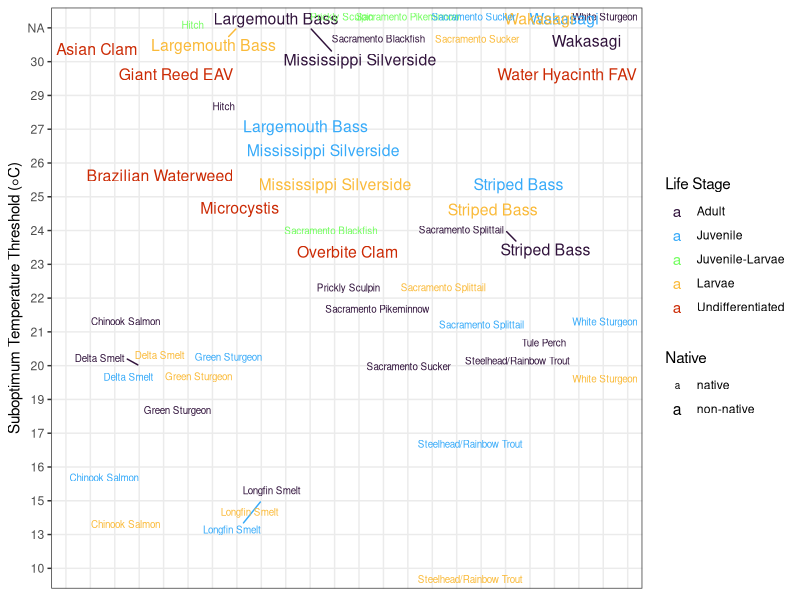
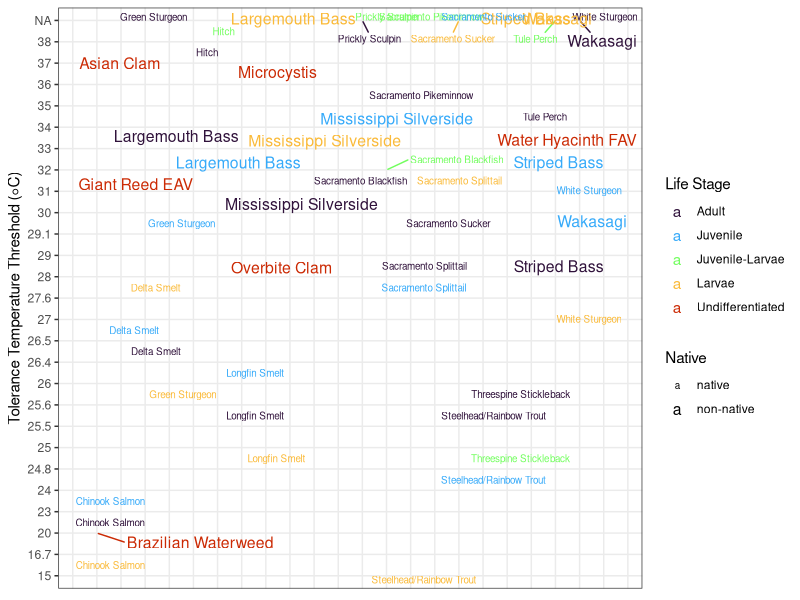
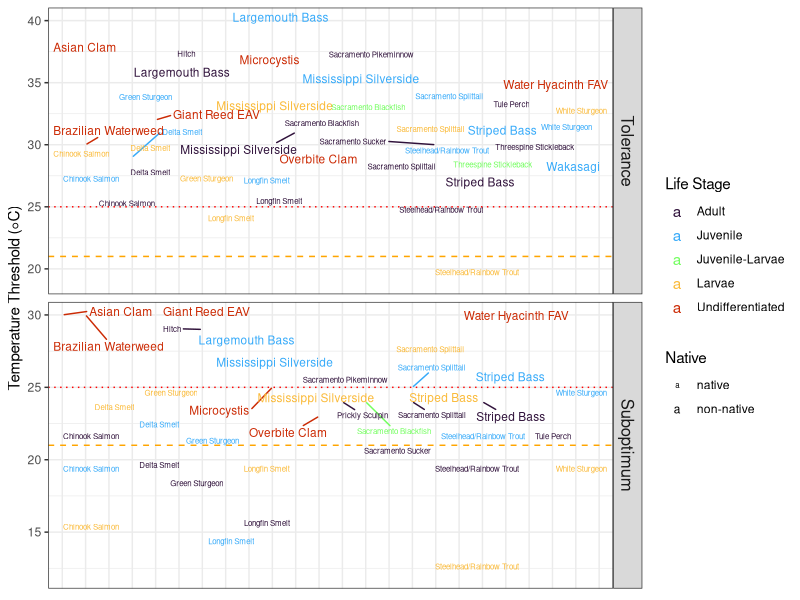
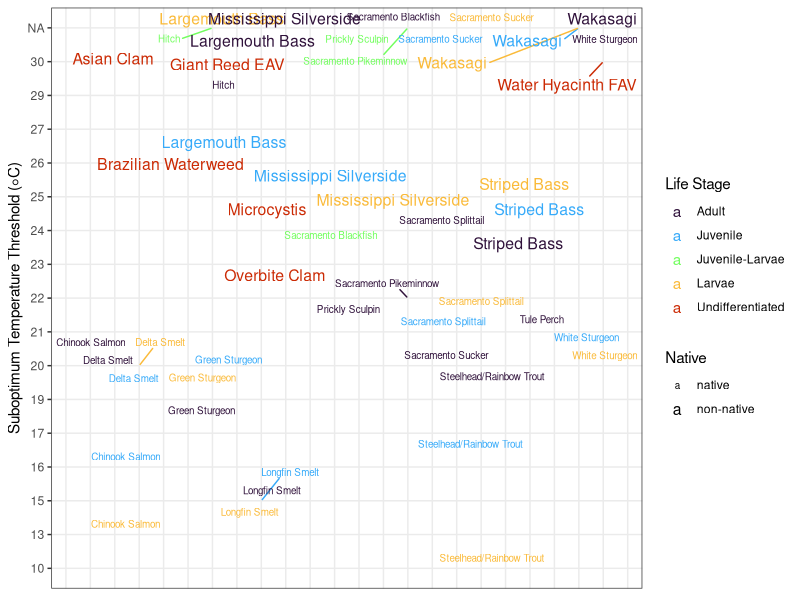
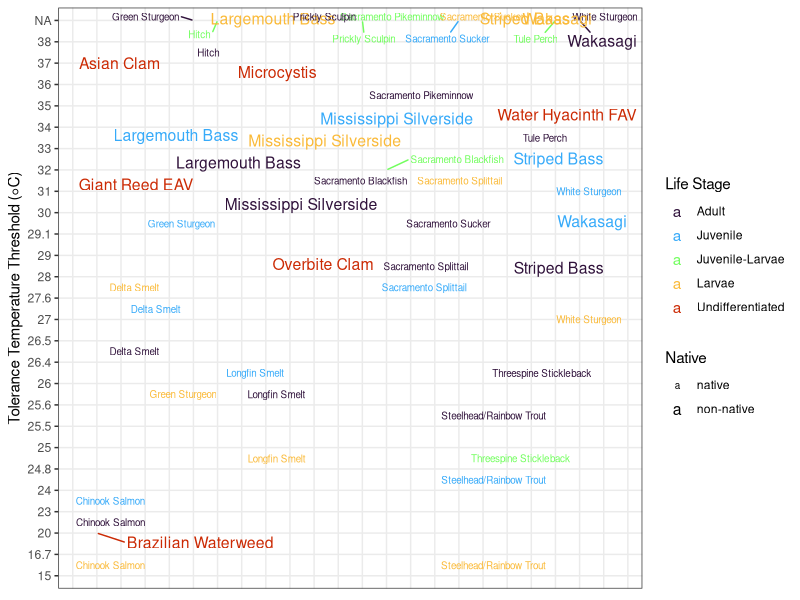
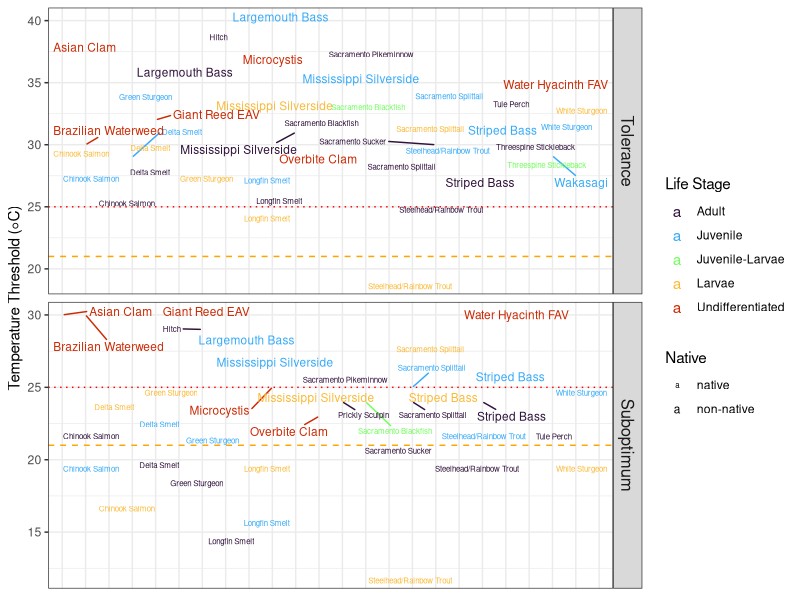

Write the R code that produced these figures, in order.
library(here)
library(readxl)
library(dplyr)
library(ggplot2)
native <- c("Chinook Salmon", "Green Sturgeon", "Sacramento Splittail", "White Sturgeon", "Longfin Smelt", "Delta Smelt", "Steelhead/Rainbow Trout", "Sacramento Blackfish", "Hitch", "Tule Perch", "Sacramento Pikeminnow", "Sacramento Sucker", "Threespine Stickleback", "Prickly Sculpin")

thresholds <- readxl::read_excel(here::here("SpeciesTables", "SpeciesThresholds.xlsx")) %>%
  mutate(Suboptimum_Upper = replace(Suboptimum_Upper, Suboptimum_Upper == "NA", NA),
        Tolerance_Upper = replace(Tolerance_Upper, Tolerance_Upper == "NA", NA)) %>%
  filter(Species != "Curleyleaf Pondweed") %>%
  # mutate(Species = case_when(Species == "STB" ~ "Striped Bass",
  #                     Species == "LFS" ~ "Longfin Smelt",
  #                     Species == "LMB" ~ "Largemouth Bass",
  #                     Species == "DSM" ~ "Delta Smelt",
  #                     Species == "Chinook" ~ "Chinook Salmon",
  #                     Species == "O. mykiss" ~ "Steelhead/RB Trout",
  #                     Species == "Hyacinth" ~ "Water Hyacinth",
  #                     Species == "Egeria" ~ "Brazilian Waterweed",
  #                     TRUE~as.character(Species)),
  mutate(Native = ifelse(Species %in% native, "native", "non-native")) %>%
  mutate(Suboptimum_Upper = as.numeric(Suboptimum_Upper),
         Tolerance_Upper = as.numeric(Tolerance_Upper))

# Make plots ------------------------------------------
(plot_subopt <- ggplot(thresholds) + 
    ggrepel::geom_text_repel(aes(x = Species, y = Suboptimum, colour = LifeStage, size = Native, label = Species)) +
   geom_hline(yintercept = 21, color = "orange", linetype = "dashed") + 
   geom_hline(yintercept = 25, color = "red", linetype = "dotted") +
   scale_color_manual(values = viridis::viridis(10, option = "turbo")[c(1,3,5,7, 9)]) + 
   scale_size_manual(values = c(2.5,4)) + 
  labs(y = "Suboptimum Temperature Threshold (◦C)", color = "Life Stage") + 
  theme_bw() +
  theme(axis.text.x = element_blank(),
        axis.ticks.x = element_blank(),
        axis.title.x = element_blank(),
        legend.position = "right"))

png("Figures/SuboptimumSpecies.png", width = 6.5, height = 4.5, units = "in", pointsize = 12, res = 300, family = "sans")
plot_subopt
dev.off()

(plot_tol <- ggplot(thresholds) + 
    ggrepel::geom_text_repel(aes(x = Species, y = Tolerance, colour = LifeStage, size = Native, label = Species)) + scale_color_manual(values = viridis::viridis(10, option = "turbo")[c(1,3,5,7, 9)]) +  
    scale_size_manual(values = c(2.5,4)) + labs(y = "Tolerance Temperature Threshold (◦C)", color = "Life Stage") + 
    theme_bw() +
    theme(axis.text.x = element_blank(),                                                      axis.ticks.x = element_blank(),
          axis.title.x = element_blank(),
          legend.position = "right"))

png("Figures/ToleranceSpecies.png", width = 6.5, height = 4.5, units = "in", pointsize = 12, res = 300, family = "sans")
plot_tol
dev.off()


# Long version --------------------------------------
thresholds_long <- thresholds %>% select(-Tolerance, -Suboptimum) %>% 
  rename(Tolerance = Tolerance_Upper, Suboptimum = Suboptimum_Upper) %>%
  tidyr::pivot_longer(cols = c(Suboptimum, Tolerance), names_to = "Threshold", values_to = "Temperature")

thresholds_long$Threshold <- factor(thresholds_long$Threshold, levels = c("Tolerance", "Suboptimum"))

(plot_both <- ggplot(thresholds_long) + 
    ggrepel::geom_text_repel(aes(x = Species, y = Temperature, colour = LifeStage, size = Native, label = Species), max.overlaps = 22,angle = 0) + 
    geom_hline(yintercept = 21, color = "orange", linetype = "dashed") + 
    geom_hline(yintercept = 25, color = "red", linetype = "dotted") +
    facet_grid(Threshold~., scales = "free") + 
    scale_color_manual(values = viridis::viridis(10, option = "turbo")[c(1,3,5,7, 9)]) +   
    scale_size_manual(values = c(2,3)) + 
    labs(y = "Temperature Threshold (◦C)", color = "Life Stage") + 
    theme_bw() +
    theme(axis.text.x = element_blank(),                                                      axis.ticks.x = element_blank(),
          axis.title.x = element_blank(),
          legend.position = "right",
          strip.text = element_text(size = 12)))


png("Figures/ThresholdsSpecies.png", width = 8.5, height = 6.5, units = "in", pointsize = 12, res = 300, family = "sans")
plot_both
dev.off()
